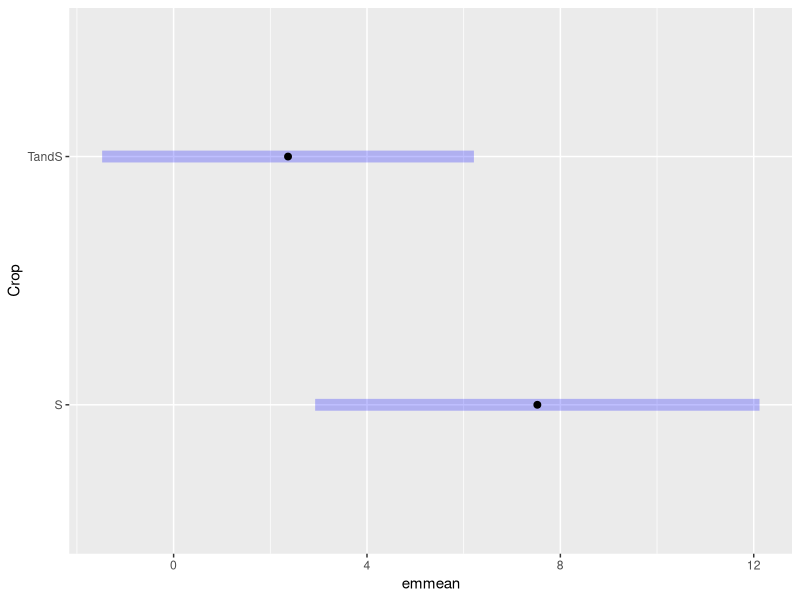
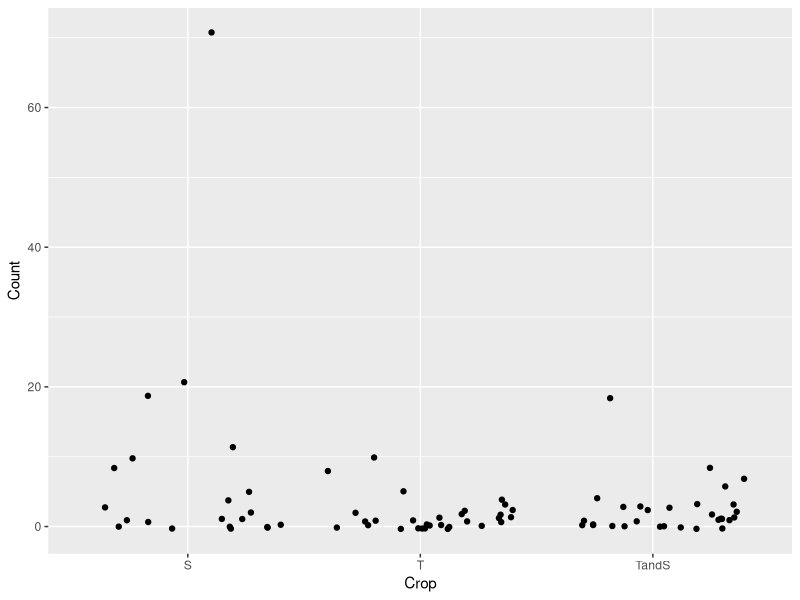

Recreate these plots in R, in order.
library(tidyverse)
library(car)
library(emmeans)


#### stink bug count in S and TS 2020 ####

count20<-read_csv("speciescountdate.csv")

str(count20)

count20<-count20 %>% 
  filter(Species!="Adults total" & Species!="Nymphs")

lm_count_S_TS_20<-lm(Count~Crop, data=count20 %>% filter(Crop!="T"))
Anova(lm_count_S_TS_20)
#no significant difference

em_count_S_TS_20<-emmeans(lm_count_S_TS_20,~Crop)
plot(em_count_S_TS_20)

ggplot(count20, aes(x=Crop, y=Count))+
  geom_point(position = "jitter")

#### stink bug count in T and TS 2020 #####

lm_count_T_TS_20<-lm(Count~Crop, data = count20 %>% filter(Crop!="S"))
Anova(lm_count_T_TS_20)
# no sig difference 
